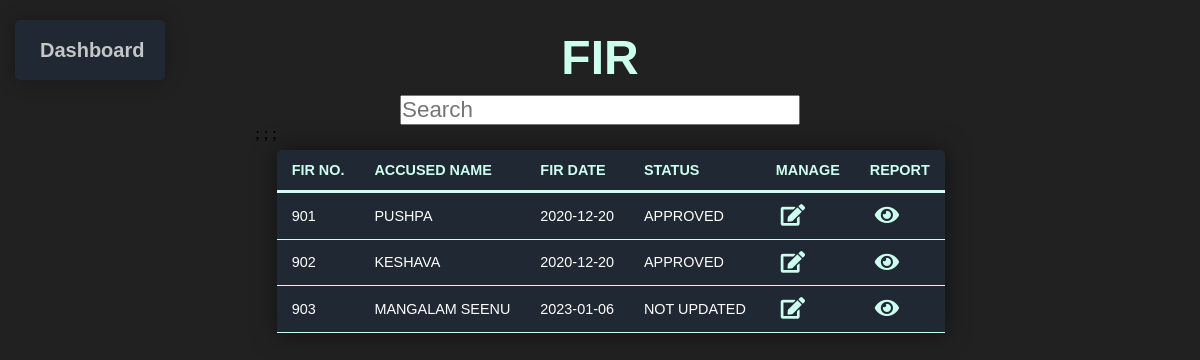
The app's page /managefir.php (signed in) with its own data.
### tables this page shows
CREATE TABLE `fir` (
  `FIR_NO` int(6) NOT NULL,
  `C_NAME` varchar(20) NOT NULL,
  `PHOTO` varchar(1000) DEFAULT NULL,
  `CRIME_TIME` datetime(6) DEFAULT NULL,
  `CRIME_SCENE` varchar(100) DEFAULT NULL,
  `CRIME_DESC` varchar(500) DEFAULT NULL,
  `FIR_DATE` date NOT NULL DEFAULT current_timestamp(),
  `OFFICER_ID` int(5) DEFAULT NULL,
  `STATUS` varchar(50) NOT NULL
);

### wids.php (called while the page is built, shortened)
<?php
$inf_name=array();
$inf_add=array();
$inf_num=array();
?>

### managefir.php (the view, shortened to what this page needs)
<?php
    include_once "dbh.php";
    $sql = "SELECT * FROM `fir`";
    $result = mysqli_query($conn, $sql);
    $resultcheck=mysqli_num_rows($result);
    if($resultcheck>0) {
    ?>
    <html>
        <link rel="stylesheet" href="./styles/style.css">
        <link rel="stylesheet" href="https://cdnjs.cloudflare.com/ajax/libs/font-awesome/5.15.1/css/all.min.css" />
        <body class='abc'>
        <div class='top_div'>
        <form action="policedash.php" method="post">
        <button  type=submit class="button" >Dashboard</button>
        <h2 class='table-heading'>FIR</h2>
        <input type="text" id="search" name="search" placeholder="Search" autocomplete="off">
    </div>
            <section class='display_table'>
            <table class='content-table'>
                <thead>
                    <th>FIR NO.</th>
                    <th>ACCUSED NAME</th>
                    <th>FIR DATE</th>
                    <th>STATUS</th>
                    <th>MANAGE</th>
                    <th>REPORT</th>
                </thead>
            <?php
                while($rows = mysqli_fetch_assoc($result)) {
                    include 'wids.php';
            ?>
                <tbody>
                    <tr>
                        <td><?php echo $rows['FIR_NO'];  ?></td>
                        <td><?php echo $rows['C_NAME']; ?></td>
                        <td><?php echo $rows['FIR_DATE']; ?></td>
                        <td><?php echo $rows['STATUS']; ?></td>
                        <?php echo "<td><a href=updatefir.php?cdc=".$rows['FIR_NO']."&cn=".urlencode($rows['C_NAME'])."&ct=".urlencode($rows['CRIME_TIME'])."&cs=".urlencode($rows['CRIME_SCENE'])."&ai=".urlencode(implode(',',$inf_name))."&id=".urlencode(implode(';',$inf_add))."&nu=".urlencode(implode(',',$inf_num))."&cd=".urlencode($rows['CRIME_DESC'])."&g=".$rows['FIR_DATE']."&od=".$rows['OFFICER_ID']."&cad=".urlencode($rows['STATUS'])."><i class='fas fa-edit manage_icons'></i></a>";?>
                        <?php echo "<td><a href=report.php?photo=".urlencode($rows['PHOTO'])."&cdc=".$rows['FIR_NO']."&s="."&cn=".urlencode($rows['C_NAME'])."&ct=".urlencode($rows['CRIME_TIME'])."&ia=".urlencode(implode(',',$inf_name))."&id=".urlencode(implode(';',$inf_add))."&nu=".urlencode(implode(',',$inf_num))."&cs=".urlencode($rows['CRIME_SCENE'])."&cd=".urlencode($rows['CRIME_DESC'])."&g=".$rows['FIR_DATE']."&od=".$rows['OFFICER_ID']."&cad=".urlencode($rows['STATUS'])."><i class='fas fa-eye manage_icons'></i></a></td>";?>;
                    </tr>
                </tbody>
                <?php
                    }
                    ?>
            </table>
        </section>
        </body>
    </html>
    <?php
     }
    else{
        echo "<script>
        window.location.href='policedash.php';
        alert('NO FIR's TO DISPLAY! ');
        </script>";
        exit();
    }
?>

### styles/style.css (style rules this page uses)
.abc { background-color: #222121; }
.content-table { font-family: 'Poppins', sans-serif; border-collapse: collapse; margin: 25px 0; font-size: 0.9em; min-width: 400px; border-radius: 5px 5px 0 0; overflow: hidden; -webkit-box-shadow: 0 0 25px rgba(0, 0, 0, 0.5); box-shadow: 0 0 25px rgba(0, 0, 0, 0.5); }
.content-table tbody { background-color: #1f2833; }
.content-table th, .content-table td { padding: 12px 15px; }
.content-table tbody tr { border-bottom: 1px solid #ccffee; color: #fff; }
.display_table { display: -webkit-box; display: -ms-flexbox; display: flex; -webkit-box-pack: center; -ms-flex-pack: center; justify-content: center; }
.manage_icons { font-size: 1.5em; color: #ccffee; margin: 0px 5px; }
.table-heading { font-size: 6vh; color: #ccffee; text-align: center; font-family: 'Poppins', sans-serif; margin: 30px 0px 10px 0px; }
.top_div { display: -webkit-box; display: -ms-flexbox; display: flex; -ms-flex-pack: distribute; justify-content: space-around; }
.top_div input { outline: none; width: 400px; font-size: 1.4em; }
* { margin: 0; padding: 0; -webkit-box-sizing: border-box; box-sizing: border-box; }
.button { display: inline-block; position: absolute; top: 20px; left: 15px; padding: 15px 25px; font-size: 20px; font-family: 'Poppins', sans-serif; cursor: pointer; font-weight: bold; width: 150px; height: 60px; text-align: center; text-decoration: none; outline: none; color: #C5C6C7; background-color: #1f2833; border: none; border-radius: 5px; -webkit-box-shadow: 0 0 20px rgba(0, 0, 0, 0.3); box-shadow: 0 0 20px rgba(0, 0, 0, 0.3); }

### records on screen
fir: FIR_NO "901", C_NAME "PUSHPA", FIR_DATE "2020-12-20", STATUS "APPROVED"
fir: FIR_NO "902", C_NAME "KESHAVA", FIR_DATE "2020-12-20", STATUS "APPROVED"
fir: FIR_NO "903", C_NAME "MANGALAM SEENU", FIR_DATE "2023-01-06", STATUS "NOT UPDATED"
